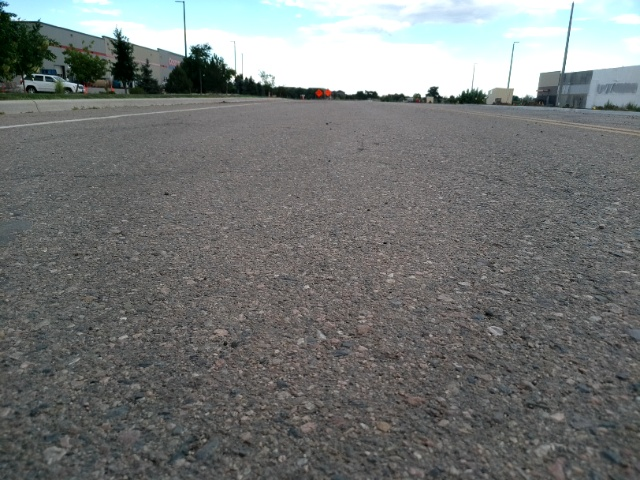
#> input picture vision/lane_lines/mirv_lane_lines.png, 640 x 480 px
$ python mask_tuning.py
#> lines starting #> are read from the running program, lines starting #| are printed output that depends on the picture; after the words box and inside, x2 and y2 are one past the last pixel; in counts of white or black regions, pixels touching at a corner belong together
import cv2
import numpy as np


def empty(i):
    pass


path = "mirv_lane_lines.png"
cv2.namedWindow("TrackedBars")
cv2.resizeWindow("TrackedBars", 640, 240)


def on_trackbar(val):
    hue_min = cv2.getTrackbarPos("Hue Min", "TrackedBars")
    hue_max = cv2.getTrackbarPos("Hue Max", "TrackedBars")
    sat_min = cv2.getTrackbarPos("Sat Min", "TrackedBars")
    sat_max = cv2.getTrackbarPos("Sat Max", "TrackedBars")
    val_min = cv2.getTrackbarPos("Val Min", "TrackedBars")
    val_max = cv2.getTrackbarPos("Val Max", "TrackedBars")

    lower = np.array([hue_min, sat_min, val_min])
    upper = np.array([hue_max, sat_max, val_max])

    imgMASK = cv2.inRange(imgHSV, lower, upper)

    cv2.imshow("Output1", img)
    cv2.imshow("Output2", imgHSV)
    cv2.imshow("Mask", imgMASK)


cv2.createTrackbar("Hue Min", "TrackedBars", 0, 179, on_trackbar)
#> slider 'Hue Min' is set to 35
cv2.createTrackbar("Hue Max", "TrackedBars", 179, 179, on_trackbar)
cv2.createTrackbar("Sat Min", "TrackedBars", 0, 255, on_trackbar)
#> slider 'Sat Min' is set to 51
cv2.createTrackbar("Sat Max", "TrackedBars", 255, 255, on_trackbar)
cv2.createTrackbar("Val Min", "TrackedBars", 0, 255, on_trackbar)
#> slider 'Val Min' is set to 51
cv2.createTrackbar("Val Max", "TrackedBars", 255, 255, on_trackbar)

img = cv2.imread(path)
#> img is the input picture: shape (480, 640, 3); mean B, G, R 116.7, 117.9, 114.8
imgHSV = cv2.cvtColor(img, cv2.COLOR_BGR2HSV)
#> imgHSV: shape (480, 640, 3); mean H, S, V 54.2, 18.7, 119.9

# Show some stuff
on_trackbar(0)
#> in on_trackbar, `imgMASK = cv2.inRange(imgHSV, lower, upper)`:
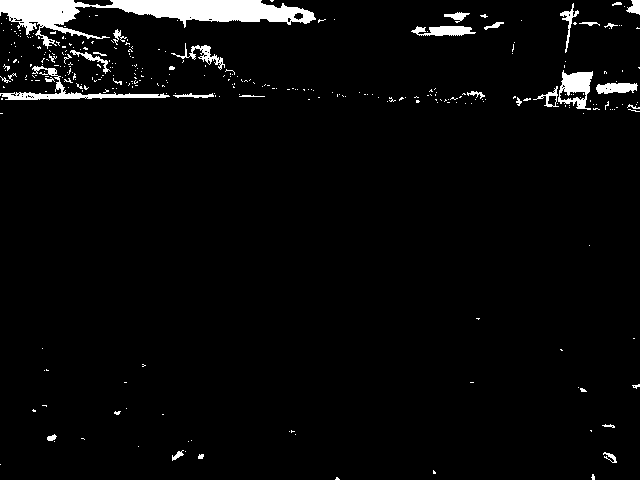
#> imgMASK: shape (480, 640); 3.6% white; 324 white regions (289 under 20 px), largest, box (x1, y1, x2, y2) and area: (0, 0, 316, 49) 5615, (0, 66, 170, 100) 1013, (558, 70, 593, 110) 782
# Wait until user press some key
cv2.waitKey()

$ run again, with vision/lane_lines/img_01.png copied over vision/lane_lines/mirv_lane_lines.png
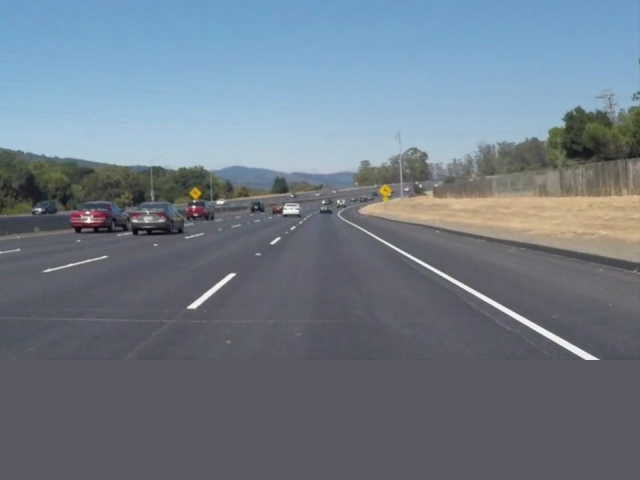
#> input picture vision/lane_lines/img_01.png, 640 x 480 px
#> img is the input picture: shape (480, 640, 3); mean B, G, R 135.8, 123.1, 111.1
#> imgHSV: shape (480, 640, 3); mean H, S, V 103.4, 47.8, 139
#> in on_trackbar, `imgMASK = cv2.inRange(imgHSV, lower, upper)`:
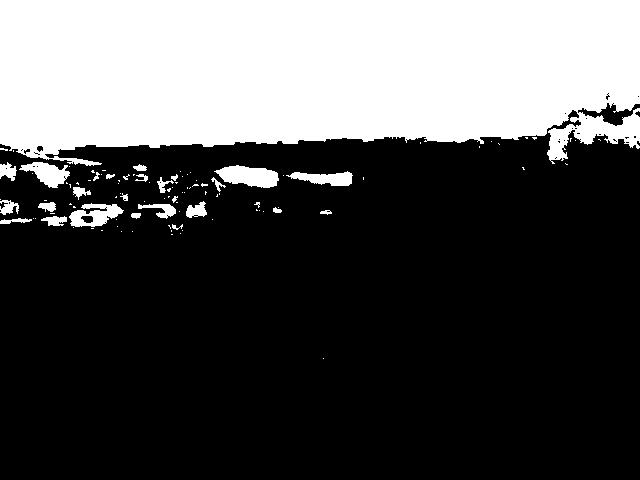
#> imgMASK: shape (480, 640); 31.4% white; 105 white regions (79 under 20 px), largest, box (x1, y1, x2, y2) and area: (0, 0, 640, 166) 91230, (214, 165, 279, 188) 999, (69, 203, 124, 227) 758
